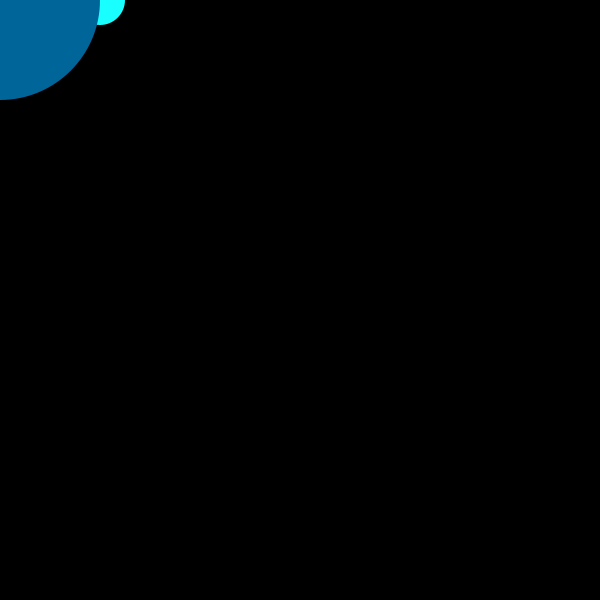
Frame 1 (no input)
Frame 60 (the mouse pressed at the canvas centre just before this capture): identical to frame 1, image omitted
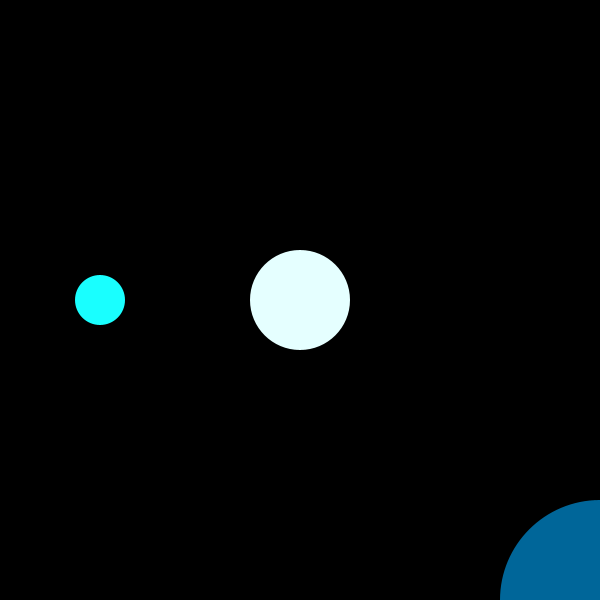
Frame 120 (the mouse held since frame 60 and released just before this capture)

The Processing sketch that drew these frames (run headless with seeded random() and noise(); from frame 60 on, the mouse is pressed at the canvas centre):

// Processing sketch: processing_65105
// ── processing_65105.pde

int gx= 90;
int gy =90;
float rightColor=0.2;
float leftColor=0.7;

void setup(){
 size(600,600);
colorMode(RGB,1.0);
smooth();
  
  
}

void draw(){
  background(0.0);
  if (mousePressed && (mouseButton == LEFT)) {

    fill(0);

  } else if (mousePressed && (mouseButton == RIGHT)) {

    fill(255);

  } else {

    fill(126);

  }
  noStroke();
fill(0.10, leftColor + 0.6, leftColor + 0.7);
ellipse(100,mouseY,50,50);
fill(0.9, leftColor + 0.4, leftColor + 0.7);
  ellipse(mouseX,mouseY,100,100);
  fill(0.0, rightColor + 0.2, rightColor + 0.4);
  ellipse(mouseX*2,mouseY*2,200,200);
  
}
void update(int x) {
  leftColor = -0.002 * x/2 + 0.06;
  rightColor =  0.002 * x/2 + 0.06;
	
  gx = x/2;
  gy = 100-x/2;

  if (gx < 10) {
    gx = 10;
  } else if (gx > 90) {
    gx = 90;
  }

  if (gy > 90) {
    gy = 90;
  } else if (gy < 10) {
    gy = 10;
  }
}
